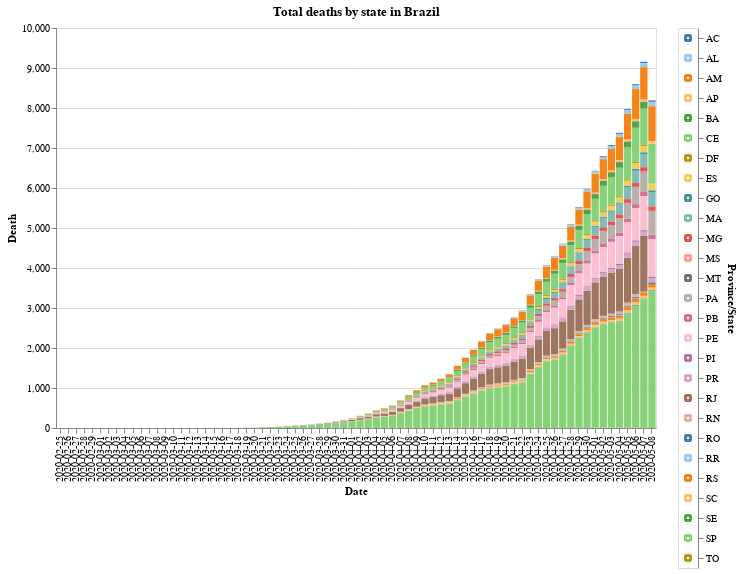

Write notebook code for a chart like this one.
### Code cell
#hide_input
input_dropdown = alt.binding_select(options=df[STATE_COLUMN].unique())
selection1 = alt.selection_single(fields=[STATE_COLUMN], bind=input_dropdown, name=' ')
selection2 = alt.selection_multi(fields=[STATE_COLUMN], on='mouseover')
color = alt.condition(selection1 | selection2,
                    alt.Color(STATE_COLUMN+':N', scale=alt.Scale(scheme='tableau20'), legend=None),
                    alt.value('lightgray'))

chart = alt.Chart(df).mark_bar().encode(
    x=alt.X(DATE_COLUMN+':O', axis=alt.Axis(title=DATE_COLUMN)),
    y=alt.Y(DEATH_COLUMN, axis=alt.Axis(title=DEATH_COLUMN)),
    color=color,
    tooltip=[DATE_COLUMN, STATE_COLUMN, DEATH_COLUMN],
    order=alt.Order(
    STATE_COLUMN,
    sort='descending'
    )
).properties(
    title='Total deaths by state in Brazil'
).add_selection(
    selection1, selection2
).transform_filter(
    selection1
)

legend = alt.Chart(df).mark_point().encode(
    y=alt.Y(STATE_COLUMN+':N', axis=alt.Axis(orient='right')),
    color=color
).add_selection(
    selection1, selection2
)

chart.properties(width=CHART_WIDTH, height=CHART_HEIGHT) | legend

### Figure 1 — Vega-Lite specification as saved in the notebook (floating-point values rounded to 4 significant figures; data arrays with more than 128 entries replaced by an {"elided": "..."} marker saying what was removed)
{"config": {"view": {"continuousWidth": 400, "continuousHeight": 300}}, "hconcat": [{"mark": "bar", "encoding": {"color": {"condition": {"type": "nominal", "field": "Province/State", "legend": null, "scale": {"scheme": "tableau20"}, "selection": {"or": [" ", "selector002"]}}, "value": "lightgray"}, "order": {"type": "nominal", "field": "Province/State", "sort": "descending"}, "tooltip": [{"type": "nominal", "field": "Date"}, {"type": "nominal", "field": "Province/State"}, {"type": "quantitative", "field": "Death"}], "x": {"type": "ordinal", "axis": {"title": "Date"}, "field": "Date"}, "y": {"type": "quantitative", "axis": {"title": "Death"}, "field": "Death"}}, "height": 400, "selection": {" ": {"type": "single", "fields": ["Province/State"], "bind": {"input": "select", "options": ["SE", "TO", "AC", "RS", "RR", "SC", "SP", "RO", "RN", "RJ", "PR", "PI", "PA", "PB", "MT", "PE", "MS", "MA", "GO", "ES", "MG", "CE", "DF", "AP", "BA", "AM", "AL"]}}, "selector002": {"type": "multi", "fields": ["Province/State"], "on": "mouseover"}}, "title": "Total deaths by state in Brazil", "transform": [{"filter": {"selection": " "}}], "width": 600}, {"mark": "point", "encoding": {"color": {"condition": {"type": "nominal", "field": "Province/State", "legend": null, "scale": {"scheme": "tableau20"}, "selection": {"or": [" ", "selector002"]}}, "value": "lightgray"}, "y": {"type": "nominal", "axis": {"orient": "right"}, "field": "Province/State"}}, "selection": {" ": {"type": "single", "fields": ["Province/State"], "bind": {"input": "select", "options": ["SE", "TO", "AC", "RS", "RR", "SC", "SP", "RO", "RN", "RJ", "PR", "PI", "PA", "PB", "MT", "PE", "MS", "MA", "GO", "ES", "MG", "CE", "DF", "AP", "BA", "AM", "AL"]}}, "selector002": {"type": "multi", "fields": ["Province/State"], "on": "mouseover"}}}], "data": {"name": "data-bc07730e12c2a011030bd374cacc211a"}, "$schema": "https://vega.github.io/schema/vega-lite/v4.8.1.json", "datasets": {"data-bc07730e12c2a011030bd374cacc211a": {"elided": "1480 records"}}}
